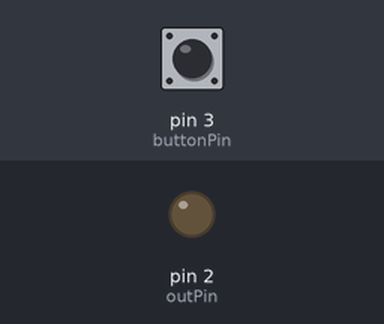
Recording of a sketch running on a simulated Arduino Uno, built with avr-gcc and run on an emulated ATmega328P. On the bench: output pins drawn as LEDs (lit = HIGH). The test bench sets the inputs (shaded band); at power-on: pin 3 (buttonPin) LOW.

Above: at 1.2 s.
1.3 s: pin 3 (buttonPin) pulled HIGH for 0.15 s
3.0 s: pin 3 (buttonPin) pulled HIGH for 1 s
At 3.17 s:
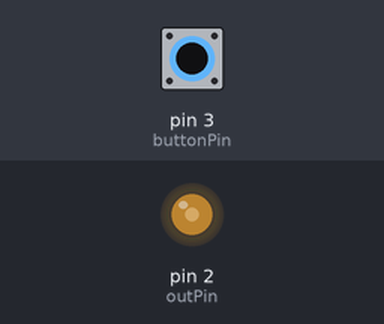
Timing chart, 0 to 6.0 s (numbered marks = the images above; inputs shaded):
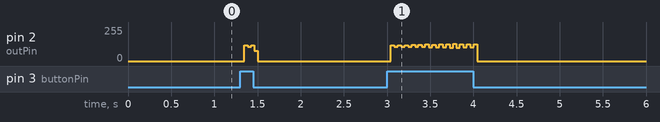

The sketch:

UniOok.ino
```cpp
int outPin = 2;
int buttonPin = 3;
int readVal;


void setup()
{
  pinMode(outPin, OUTPUT);      // sets the digital pin as output
  pinMode(buttonPin,INPUT);
}


void pulse(int highMicros, int lowMicros)
{
	digitalWrite(outPin, HIGH);   // sets the pin on
	delayMicroseconds(highMicros);        // pauses for 50 microseconds
	digitalWrite(outPin, LOW);    // sets the pin off
	delayMicroseconds(lowMicros);        // pauses for 50 microseconds
}

void SendCode1(void)
{
		pulse(2616,808);
		pulse( 472,812);
		pulse( 468,816);
		pulse( 468,808);
		pulse( 476,808);
		pulse( 476,808);
		pulse( 468,816);
		pulse( 468,812);
		pulse( 468,388);
		pulse( 900,812);
		pulse( 472,812);
		pulse( 472,384);
		pulse( 900,812);
		pulse( 472,808);
		pulse( 472,384);
		pulse( 900,812);
		pulse( 472,808);
		pulse( 476,380);
		pulse( 900,384);
		pulse( 900,816);
		pulse( 472,808);
		pulse( 468,812);
		pulse( 472,384);
		pulse( 904,812);
		pulse( 464,388);
		pulse( 900,812);
		pulse( 472,380);
		pulse( 904,812);
		pulse( 472,388);
		pulse( 896,812);
		pulse( 468,812);
		pulse( 476,808);
		pulse( 476,808);
		pulse( 472,812);
		pulse( 472,808);
		pulse( 472,812);
		pulse( 472,816);
		pulse( 468,384);
		pulse( 900,812);
		pulse( 468,388);
		pulse( 900,384);
		pulse( 904,812);
		pulse( 472,808);
		pulse( 472,384);
		pulse( 904,380);
		pulse( 900,388);
		pulse( 900,812);
		pulse( 468,388);
		pulse( 900,812);
		pulse( 468,816);
		pulse( 464,816);
		pulse( 468,388);
		pulse( 900,8004);
}


void loop(void)
{
	readVal = digitalRead(buttonPin);
	if (readVal == HIGH)
	{
		SendCode1();
	}

}
```
